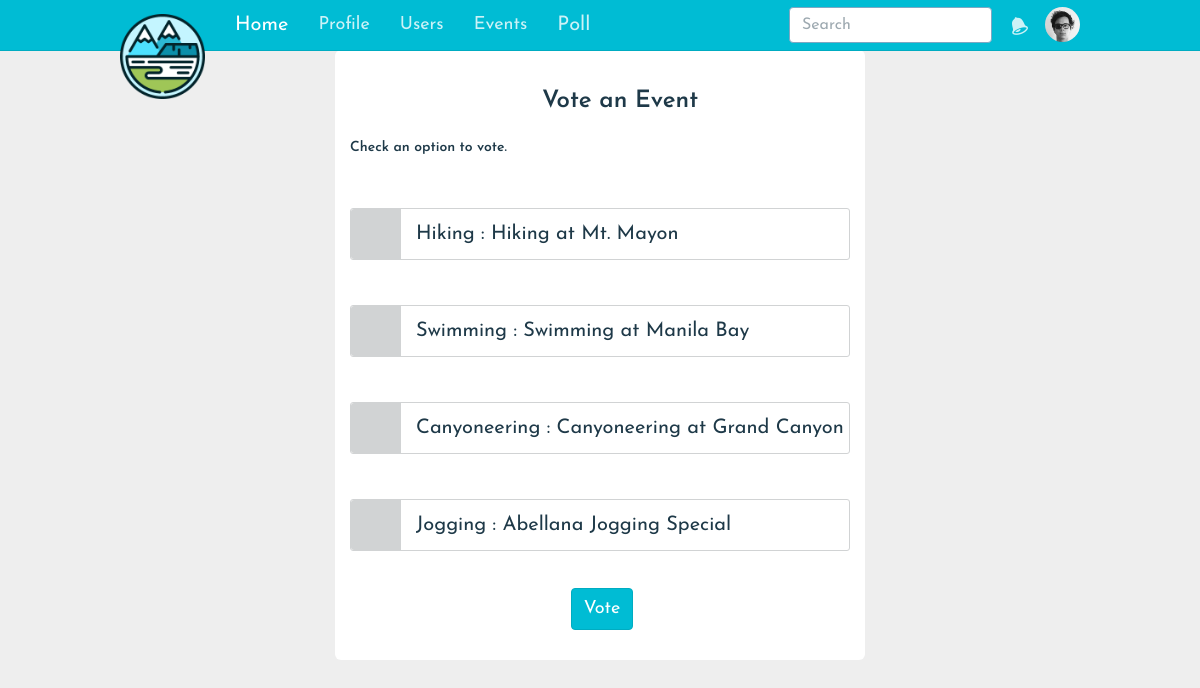
/eventPoll.php, run on an earlier commit of the app's database.
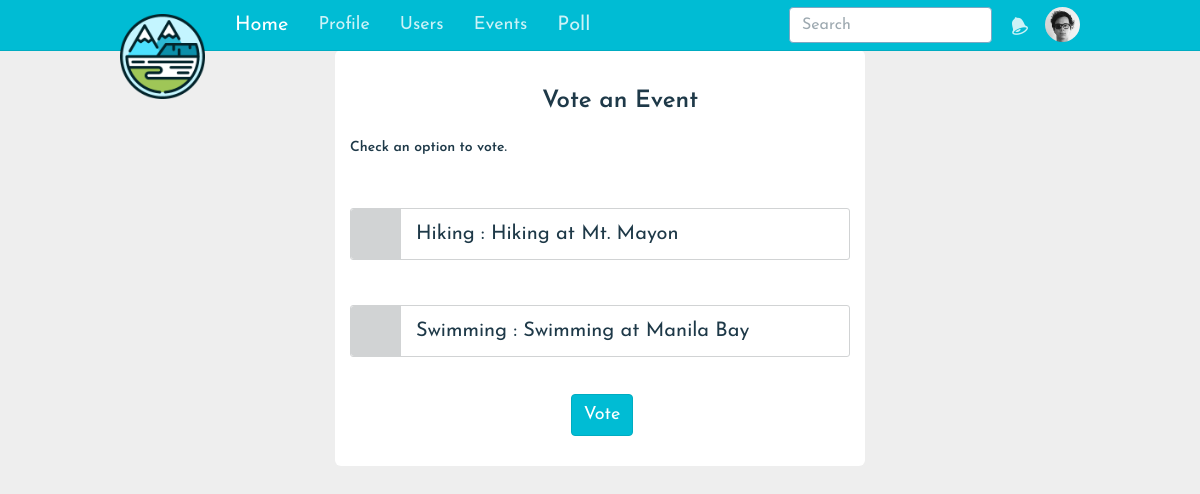
And on a later commit of the database.
### tables this page shows
CREATE TABLE `events` (
  `event_id` int(10) NOT NULL AUTO_INCREMENT,
  `evp_id` int(10) DEFAULT NULL,
  `name` varchar(255) DEFAULT NULL,
  `description` varchar(255) DEFAULT NULL,
  `location` text,
  `image` text,
  PRIMARY KEY (`event_id`),
  KEY `evp_id` (`evp_id`),
  CONSTRAINT `events_ibfk_1` FOREIGN KEY (`evp_id`) REFERENCES `event_voting_period` (`evp_id`)
);

### eventPoll.php (called while the page is built)
<?php
include('views/menubar/voteEvent.php')
?>

### class/eventClass.php (called while the page is built, shortened)
<?php
class eventClass
{
	public function getEventsByEVP($id)
	{
		try {
			$db = getDB();
			$st = $db->prepare("SELECT DISTINCT event_id, events.`evp_id`, start_event_date, name, description
				FROM EVENTS, event_voting_period
				WHERE events.`evp_id`=event_voting_period.`evp_id` AND events.`evp_id`=?");
			$st->execute(array($id));
			$data=$st->fetchAll();
		} catch (PDOException $e) {
		}
		return $data;
	}
}
?>

### views/menubar/voteEvent.php (the view, shortened to what this page needs)
<?php
require_once 'views/layouts/header.php';
require_once 'views/layouts/nav.php';
include('class/eventClass.php');
$eventClass = new eventClass();
$evp_id=1;
$events = $eventClass->getEventsByEVP($evp_id);
?>
<!DOCTYPE html>
<html lang="en">
<head>
	<link rel="stylesheet" href="assets/css/polls.css">
</head>
<body>
	<div class = "container">
		<form method="post" class="form-horizontal" role="form">
					<h3>Vote an Event</h3>
					<h5>Check an option to vote.</h5>
					<div class="funkyradio">
						<?php
						foreach($events as $event)
						{
							?>
							<div class="funkyradio-info">
								<label for="radio<?=$event['event_id']?>"
								>
									<?php echo $event['name']  . ' : ' . $event['description']?>
								</label>
							</div>
							<?php } ?>
							</div> <br>
							<div class="form-group">
								<div class="col-sm-5 col-sm-offset-5">
									<button type="submit" class="btn btn-primary" name="voteEvent">
										Vote
									</button>
								</div>
							</div>
				</form>
			</div>
</body>
</html>
<?php
require_once 'views/layouts/footer.php';
?>

What changed in the data, as far as the page shows it:
no longer on this page (row edited): events: name "Canyoneering", description "Canyoneering at Grand Canyon"
no longer on this page (row edited): events: name "Jogging", description "Abellana Jogging Special"
